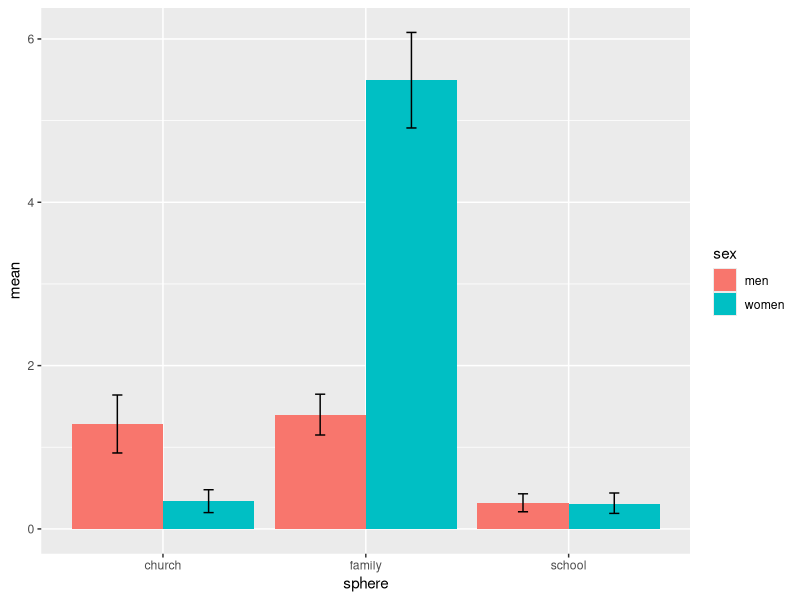
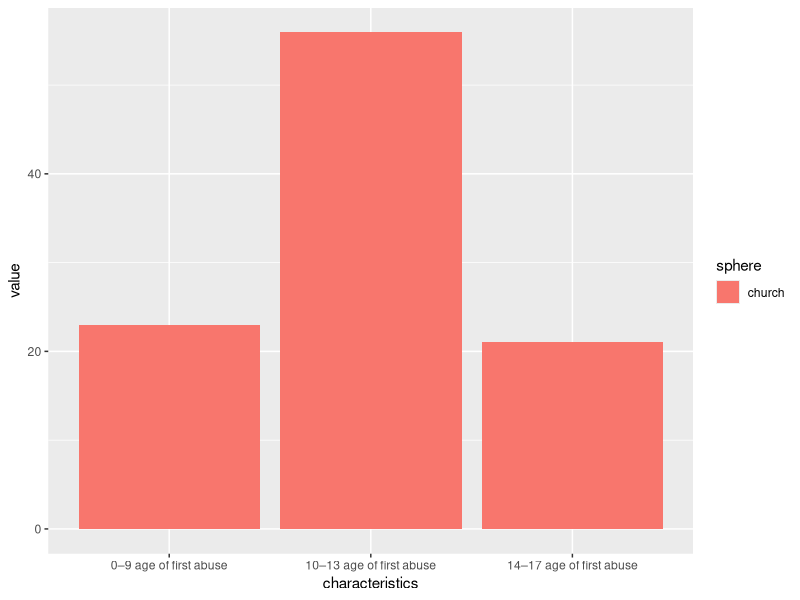

Source code (R) for these figures, in order:
## ---- chunk 1
library(dplyr)
library(readr)
library(tidyr)
library(ggplot2)
library(stringr)
## ---- chunk 2
prev_by_sex <- read_csv("sup_table_1.csv")
head(prev_by_sex)

char_first_csa <- read_csv("char_first_csa.csv")
head(char_first_csa)
## ---- chunk 3
prev <- prev_by_sex %>%
  pivot_longer(
    cols = starts_with(c("any", "family", "church", "school")),
    names_to = c("sphere", "sex", "ci"),
    names_pattern = "(any|family|church|school)_(women|men)_ci_(mean|low|up)"
  ) %>%
  pivot_wider(
    names_from = ci,
    values_from = value
  ) %>%
  filter(characteristics != "sample", characteristics != "Number of abused children", sphere != "any")

write_csv(prev, "prevalence.csv")

first <- char_first_csa %>%
  pivot_longer(
    cols = starts_with(c("any", "family", "church", "school")),
    names_to = c("sphere")
  )
write_csv(first, "first_abuse.csv")
## ---- chunk 4
prev %>%
  filter(characteristics == "Total prevalence", sphere != "any") %>%
  ggplot(aes(x = sphere, y = mean, fill = sex)) +
  geom_col(position = "dodge") +
  geom_errorbar(aes(ymin = low, ymax = up), width = 0.1, position = position_dodge(0.9))
## ---- chunk 5
first %>%
  filter(sphere == "church", str_detect(characteristics, "age of first abuse")) %>%
  ggplot(aes(x = characteristics, y = value, fill = sphere)) +
  geom_col(position = "dodge")
